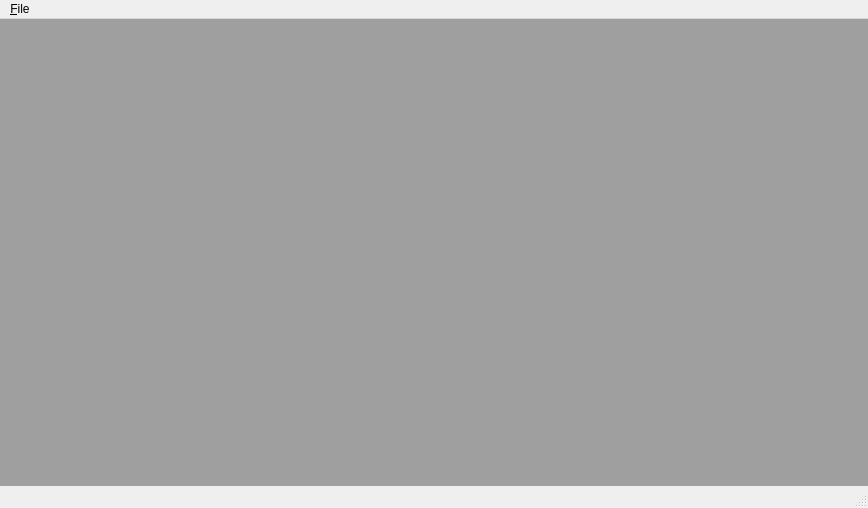
<?xml version="1.0" encoding="UTF-8"?>
<ui version="4.0">
 <class>MainWindow</class>
 <widget class="QMainWindow" name="MainWindow">
  <property name="geometry">
   <rect>
    <x>0</x>
    <y>0</y>
    <width>868</width>
    <height>508</height>
   </rect>
  </property>
  <property name="windowTitle">
   <string>MainWindow</string>
  </property>
  <widget class="QWidget" name="centralwidget">
   <layout class="QHBoxLayout" name="horizontalLayout">
    <property name="spacing">
     <number>0</number>
    </property>
    <property name="leftMargin">
     <number>0</number>
    </property>
    <property name="topMargin">
     <number>0</number>
    </property>
    <property name="rightMargin">
     <number>0</number>
    </property>
    <property name="bottomMargin">
     <number>0</number>
    </property>
    <item>
     <widget class="QMdiArea" name="mdiArea"/>
    </item>
   </layout>
  </widget>
  <widget class="QMenuBar" name="menubar">
   <property name="geometry">
    <rect>
     <x>0</x>
     <y>0</y>
     <width>868</width>
     <height>20</height>
    </rect>
   </property>
   <widget class="QMenu" name="menu_File">
    <property name="title">
     <string>&amp;File</string>
    </property>
    <addaction name="action_Quit"/>
   </widget>
   <addaction name="menu_File"/>
  </widget>
  <widget class="QStatusBar" name="statusbar"/>
  <action name="action_Quit">
   <property name="text">
    <string>&amp;Quit</string>
   </property>
  </action>
 </widget>
 <resources/>
 <connections/>
</ui>
